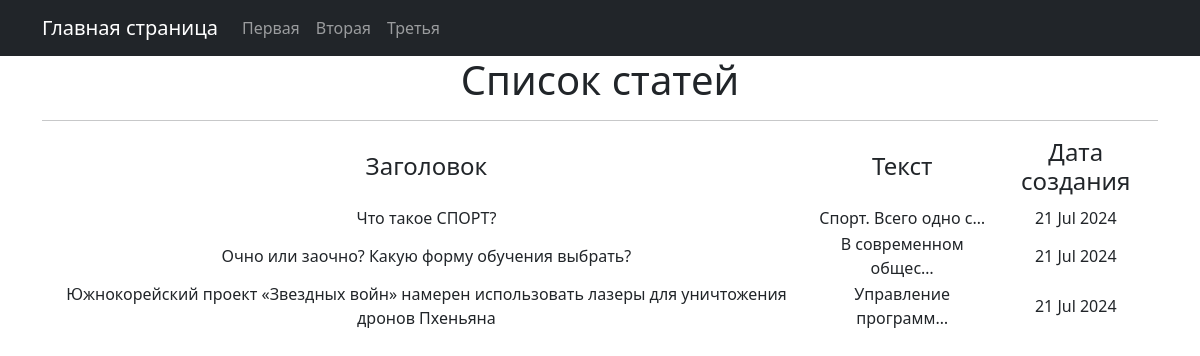
Page /news/ on the committed database.
### news/models.py (models this page shows, shortened)
class Post(models.Model):
    author = models.ForeignKey(Author, on_delete=models.CASCADE)
    choice = models.CharField(max_length=10, choices=[('article', 'Статья'), ('news', 'Новость')], default='article')
    date_create = models.DateField(auto_now_add=True)
    category = models.ManyToManyField(Category)
    heading = models.CharField(max_length=255)
    text = models.TextField()
    rating = models.IntegerField(default=0)

### news/views.py (the view)
# urls.py: path('', PostsList.as_view()),
class PostsList(ListView):
    model = Post
    ordering = '-date_create'
    template_name = 'posts.html'
    context_object_name = 'posts'
    def get_context_data(self, **kwargs):
        context = super().get_context_data(**kwargs)
        context['time_now'] = datetime.utcnow()
        return context

### news/templatetags/custom_filters.py (called while the page is built)
@register.filter()
def censor(value):
   try:
      if type(value) is str:
         value = value.split()
         t = ""
         for i in value:
            if i.lower() in ["цензура", "цензура1", "цензура2", "цензура3", "цензура4"]:
               i = f"{i[:1]}{'*' * (len(i) - 1)}"
            t += f" {i}"
         return t.strip()
      else:
         raise TypeError()
   except TypeError:
      print("Неправильно выбран тип данных")

### templates/posts.html (shortened to what this page needs)
{% extends 'flatpages/default.html' %}
{% load custom_filters %}
{% block content %}
<h1>Список статей</h1>
<hr>
{% if posts %}
<table>
    <tr>
        <td><h4>Заголовок</h4></td>
        <td><h4>Текст</h4></td>
        <td><h4>Дата создания</h4></td>
    </tr>
    {% for post in posts %}
    <tr>
        <td>{{ post.heading|censor }}</td>
        <td>{{ post.text|truncatechars:20|censor }}</td>
        <td>{{ time_now|date:'d M Y' }}</td>
    </tr>
    {% endfor %}
</table>
{% else %}
<h2>Товаров нет!</h2>!
{% endif %}
{% endblock content %}

### templates/flatpages/default.html (shortened to what this page needs)
<!DOCTYPE html>
<html lang="en">
<head>
    {% load static %}
    <link href="{% static 'css/styles.css' %}" rel="stylesheet"/>
</head>
<body>
<nav class="navbar navbar-expand-lg navbar-dark bg-dark static-top">
    <div class="container">
        <a class="navbar-brand" href="/news/">Главная страница</a>
        <div class="collapse navbar-collapse" id="navbarResponsive">
            <ul class="navbar-nav ml-auto">
                <li class="nav-item active">
                    <a class="nav-link" href="/news/1">Первая</a>
                </li>
                <li class="nav-item">
                    <a class="nav-link" href="/news/2">Вторая</a>
                </li>
                <li class="nav-item">
                    <a class="nav-link" href="/news/3">Третья</a>
                </li>
            </ul>
        </div>
    </div>
</nav>
<div class="container">
    <div class="row">
        <div class="col-lg-12 text-center">
            {% block content %}{% endblock content %}
        </div>
    </div>
</div>
</body>
</html>

### rows in the picture
Post: heading|censor "Что такое СПОРТ?", text|censor "Спорт. Всего одно с…", date_create "21 Jul 2024"
Post: heading|censor "Очно или заочно? Какую форму обучения выбрать?", text|censor "В современном общес…", date_create "21 Jul 2024"
Post: heading|censor "Южнокорейский проект «Звездных войн» намерен использовать лазеры для уничтожения дронов Пхеньяна", text|censor "Управление программ…", date_create "21 Jul 2024"
